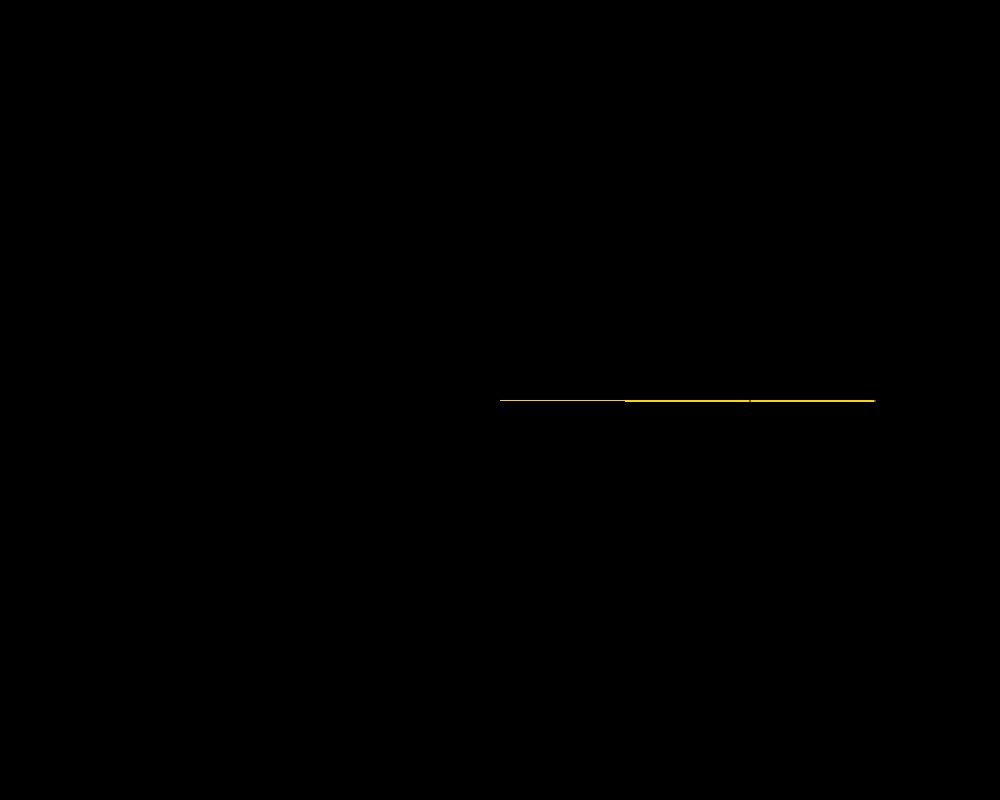
Frame 1 (no input)
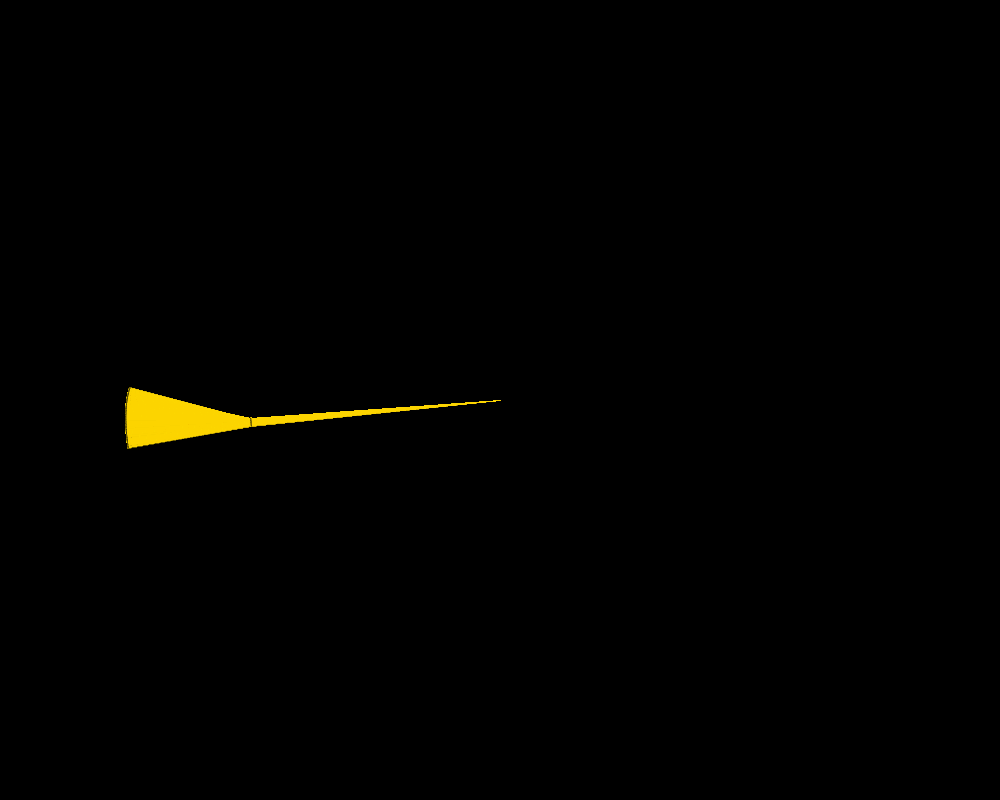
Frame 60 (the mouse pressed at the canvas centre just before this capture)
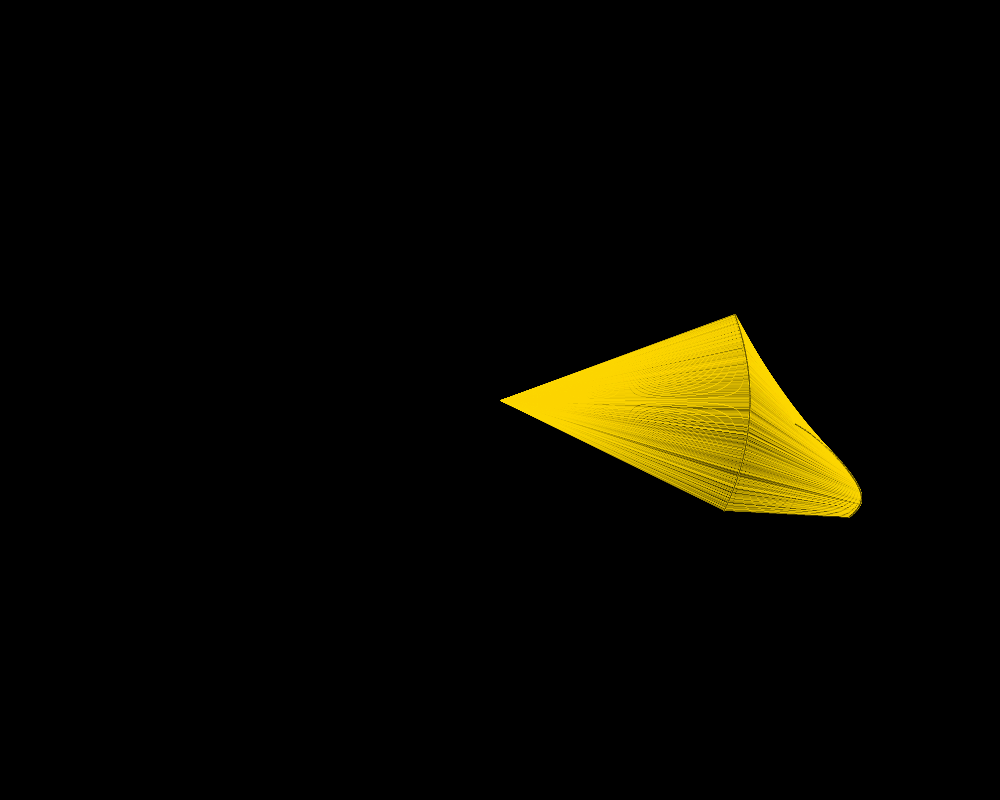
Frame 120 (the mouse held since frame 60 and released just before this capture)

The Processing sketch that drew these frames (run headless with seeded random() and noise(); from frame 60 on, the mouse is pressed at the canvas centre):

// Processing sketch: a_lot_of_double_pendulumns
// ── a_lot_of_double_pendulumns.pde
PGraphics canvas;
ArrayList<doublependulum> dp;
void setup() {
  size(1000, 800);
  canvas = createGraphics(width, height);
  canvas.beginDraw();
  canvas.background(0);
  canvas.endDraw();
  dp = new ArrayList<doublependulum>();
  for (int i = 1; i < 2500; i++) {
    //dp.add(new doublependulum( random(PI/2, PI/2 + 0.2), random(PI/2, PI/2 + 0.2), 0, 0, 1));
    dp.add(new doublependulum( PI/2, PI/2, 0, 0, random(.9, 1.1)));
  }
}

void draw() {

  for (doublependulum p : dp) {
    p.update();
  }
  image(canvas, 0, 0);
  translate(width/2, height/2);
  stroke(255, 215, 0);
  strokeWeight(0.1);
  for (doublependulum p : dp) {
    p.swing();
  }
}

// ── doublependulum.pde
class doublependulum {
  float rratio = .5; // r2 / r1
  float r1 = 250;
  float r2 = r1 * rratio;
  float mratio = 1; // m2 / m1
  float m1 = 5;
  float m2 = m1 * mratio;
  float theta1;
  float theta2;
  float theta1_v;
  float theta2_v;
  float g;
  float damp = 1;

  doublependulum(float t1, float t2, float t1v, float t2v, float gravity) {
    theta1 = t1;
    theta2 = t2;
    theta1_v = t1v;
    theta2_v = t2v;
    g = gravity;
  }

  void update() {
    float den = 2*m1 + m2 - m2*cos(2*theta1 - 2*theta2);

    float t1num1 = -g * (2*m1 + m2) * sin(theta1);// theta1 numerator part 1
    float t1num2 = -m2 * g * sin(theta1 - 2*theta2);
    float t1num3 = -2 * sin(theta1 - theta2) * m2;
    float t1num4 = theta2_v*theta2_v*r2 + theta1_v*theta1_v*r1*cos(theta1 - theta2);
    float theta1_a = (t1num1 + t1num2 + t1num3*t1num4) / (r1 * den);

    float t2num1 = 2 * sin(theta1 - theta2);
    float t2num2 = theta1_v * theta1_v * r1 * (m1 + m2);
    float t2num3 = g * (m1 + m2) * cos(theta1);
    float t2num4 = theta2_v * theta2_v * r2 * m2 * cos(theta1 - theta2);
    float theta2_a = (t2num1 * (t2num2 + t2num3 + t2num4)) / (r2 * den);

    theta1_v += theta1_a;
    theta2_v += theta2_a;
    theta1 += theta1_v;
    theta2 += theta2_v;

    theta1_v *= damp;
    theta2_v *= damp;
  }

  void swing() {
    float x1 = r1 * sin(theta1);
    float y1 = r1 * cos(theta1);

    float x2 = x1 + r2 * sin(theta2);
    float y2 = y1 + r2 * cos(theta2);

    fill(0);
    line(0, 0, x1, y1);
    ellipse(x1, y1, 1, 1);

    line(x1, y1, x2, y2);
    ellipse(x2, y2, 1, 1);
  }
}
